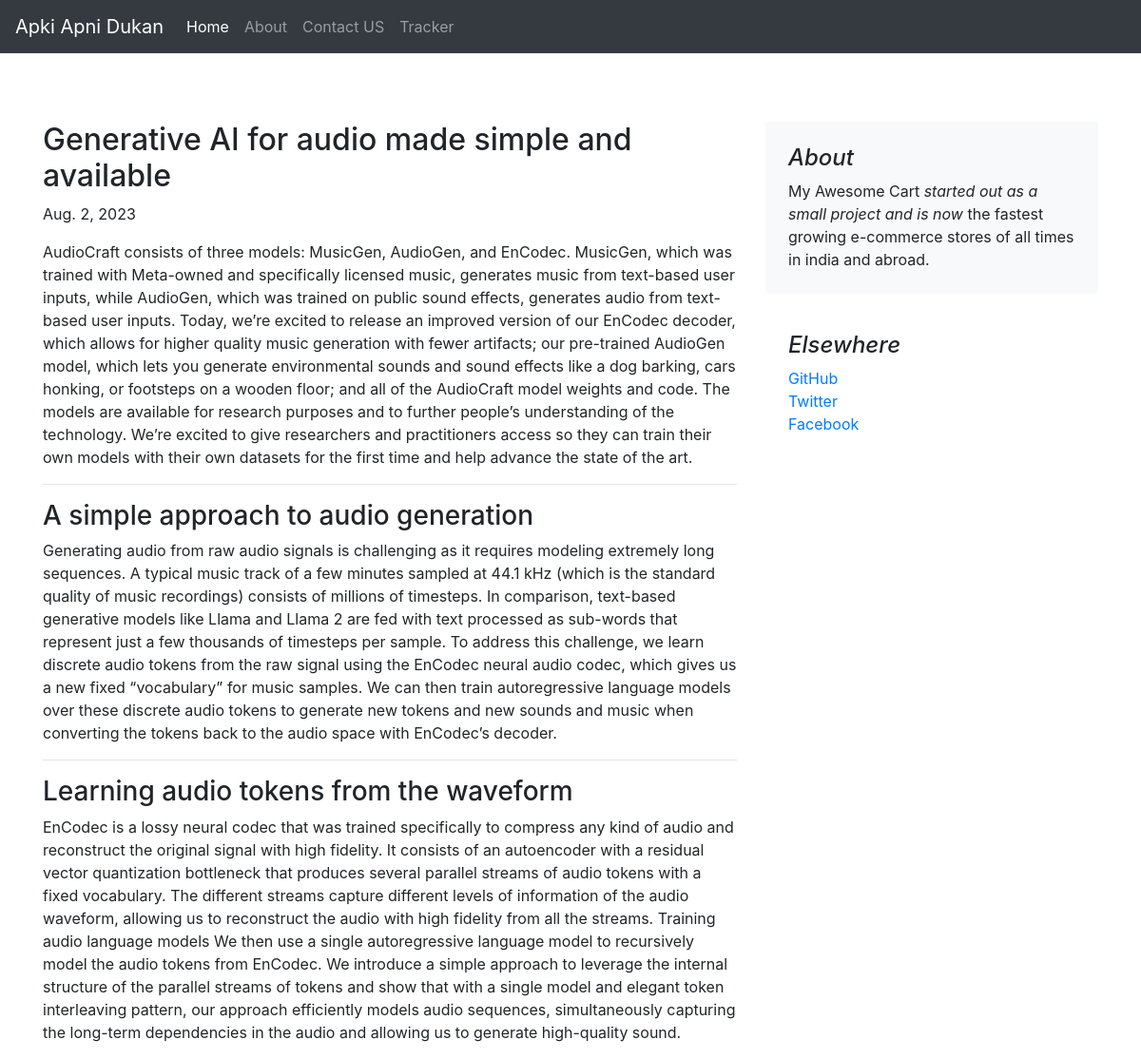
The app's page /blog/blogpost/3 with its own data.
### blog/models.py (models this page shows, shortened)
class Blog(models.Model):
    postId=models.AutoField(primary_key=True)
    title=models.CharField(max_length=50)
    head0=models.CharField(max_length=500,default="")
    category=models.CharField(max_length=500,default="")
    desc0=models.CharField(max_length=5000,default="")
    head1=models.CharField(max_length=500,default="")
    desc1=models.CharField(max_length=5000,default="")
    head2=models.CharField(max_length=500,default="")
    desc2=models.CharField(max_length=5000,default="")
    pubDate=models.DateField()
    thumbnails=models.ImageField(upload_to='blog/images',default="")

### blog/views.py (the view)
# urls.py: path("blogpost/<int:myid>",views.post,name="blogPost"),
def post(request,myid):
    post=Blog.objects.filter(postId=myid)
    return render(request,'blog/post.html',{'post':post[0]})

### blog/templates/blog/post.html (shortened to what this page needs)
{% extends 'blog/basic.html' %}
{% block body%}
<div class="container">
    <div class="row mt-4">
        <div class="col-md-8 blog-main">
            <div class="blog-post">
                <h2 class="blog-post-title">{{post.title}}</h2>
                <p class="blog-post-meta">{{post.pubDate}}</a></p>
                <p>{{post.desc0}}</p>
                <hr>
                <h3>{{post.head1}}</h3>
                <p>{{post.desc1}}</p>
                <hr>
                <h3>{{post.head2}}</h3>
                <p>{{post.desc2}}</p>
            </div>
        </div>
        <asi class="col-md-4 blog-sidebar">
            <div class="p-4 mb-3 bg-light rounded">
                <h4 class="font-italic">About</h4>
                <p class="mb-0">My Awesome Cart <em>started out as a small project and is now</em> the fastest growing
                    e-commerce stores of all times in india and abroad.</p>
            </div>
            <div class="p-4">
                <h4 class="font-italic">Elsewhere</h4>
                <ol class="list-unstyled">
                    <li><a href="#">GitHub</a></li>
                    <li><a href="#">Twitter</a></li>
                    <li><a href="#">Facebook</a></li>
                </ol>
            </div>
        </asi>
    </div>
</div>
{%endblock%}

### records on screen
Blog: title "Generative AI for audio made simple and available", pubDate "Aug. 2, 2023", desc0 "AudioCraft consists of three models: MusicGen, AudioGen, and EnCodec. MusicGen, which was trained with Meta-owned and specifically licensed music, generates music from text-based user inputs, while AudioGen, which was trained on public sound effects, generates audio from text-based user inputs. Today, we’re excited to release an improved version of our EnCodec decoder, which allows for higher quality music generation with fewer artifacts; our pre-trained AudioGen model, which lets you generate environmental sounds and sound effects like a dog barking, cars honking, or footsteps on a wooden floor; and all of the AudioCraft model weights and code. The models are available for research…", head1 "A simple approach to audio generation", desc1 "Generating audio from raw audio signals is challenging as it requires modeling extremely long sequences. A typical music track of a few minutes sampled at 44.1 kHz (which is the standard quality of music recordings) consists of millions of timesteps. In comparison, text-based generative models like Llama and Llama 2 are fed with text processed as sub-words that represent just a few thousands of timesteps per sample. To address this challenge, we learn discrete audio tokens from the raw signal using the EnCodec neural audio codec, which gives us a new fixed “vocabulary” for music samples. We can then train autoregressive language models over these discrete audio tokens to generate new tokens…", head2 "Learning audio tokens from the waveform", desc2 "EnCodec is a lossy neural codec that was trained specifically to compress any kind of audio and reconstruct the original signal with high fidelity. It consists of an autoencoder with a residual vector quantization bottleneck that produces several parallel streams of audio tokens with a fixed vocabulary. The different streams capture different levels of information of the audio waveform, allowing us to reconstruct the audio with high fidelity from all the streams. Training audio language models We then use a single autoregressive language model to recursively model the audio tokens from EnCodec. We introduce a simple approach to leverage the internal structure of the parallel streams of…"
